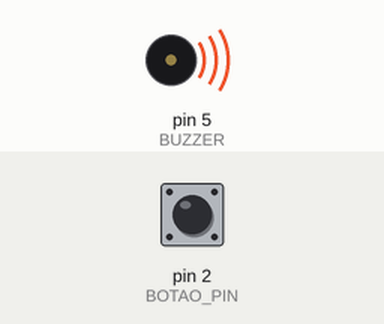
Simulated run of this sketch. Board: Arduino Uno, built with avr-gcc and run on an emulated ATmega328P. Parts: buzzer (waves = sounding). The inputs (shaded band) are chosen by the test bench; at power-on: pin 2 (BOTAO_PIN) HIGH. What the sketch prints to the serial monitor is not drawn.

Above: at 1.2 s.
1.3 s: pin 2 (BOTAO_PIN) pulled LOW for 3.2 s
At 12.96 s:
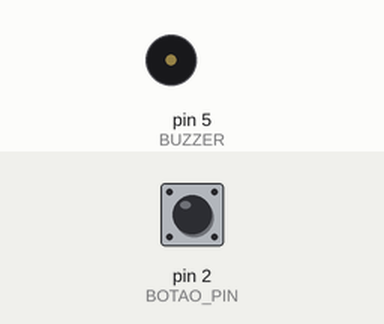
Timing chart, 0 to 13.1 s (numbered marks = the images above; inputs shaded):
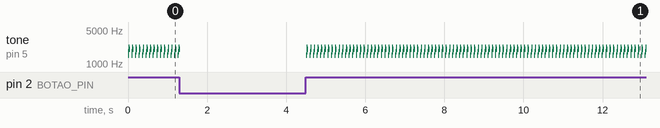

Measured:
- by itself, tone on pin 5 (BUZZER): repeats every 0.09 s: 1500 Hz 0.01 s, 1800 Hz 0.01 s, 2200 Hz 0.01 s, 2000 Hz 0.01 s, silent 0.05 s

The sketch:

projeto_final_arduino.ino
```cpp
#define BOTAO_PIN 2
#define BUZZER 5

void setup() {
  pinMode(BOTAO_PIN, INPUT_PULLUP);
  pinMode(BUZZER, OUTPUT);
  Serial.begin(9600);
}

void loop() {
  bool botaoPressionado = (digitalRead(BOTAO_PIN) == LOW);


  if (botaoPressionado) {
    Serial.println("0");
      noTone(BUZZER);//Sets the voltage to low and makes no noise
  } else {
    Serial.println("1");
   Bird_sound();
  }

  delay(50);
}

void Bird_sound(){
    tone(BUZZER, 1500, 10);
  delay(10);
  tone(BUZZER, 1800, 50);
  delay(10);
  tone(BUZZER, 2200, 30);
  delay(10);
  tone(BUZZER, 2000, 20);
  delay(10);
  noTone(BUZZER);
}
```
